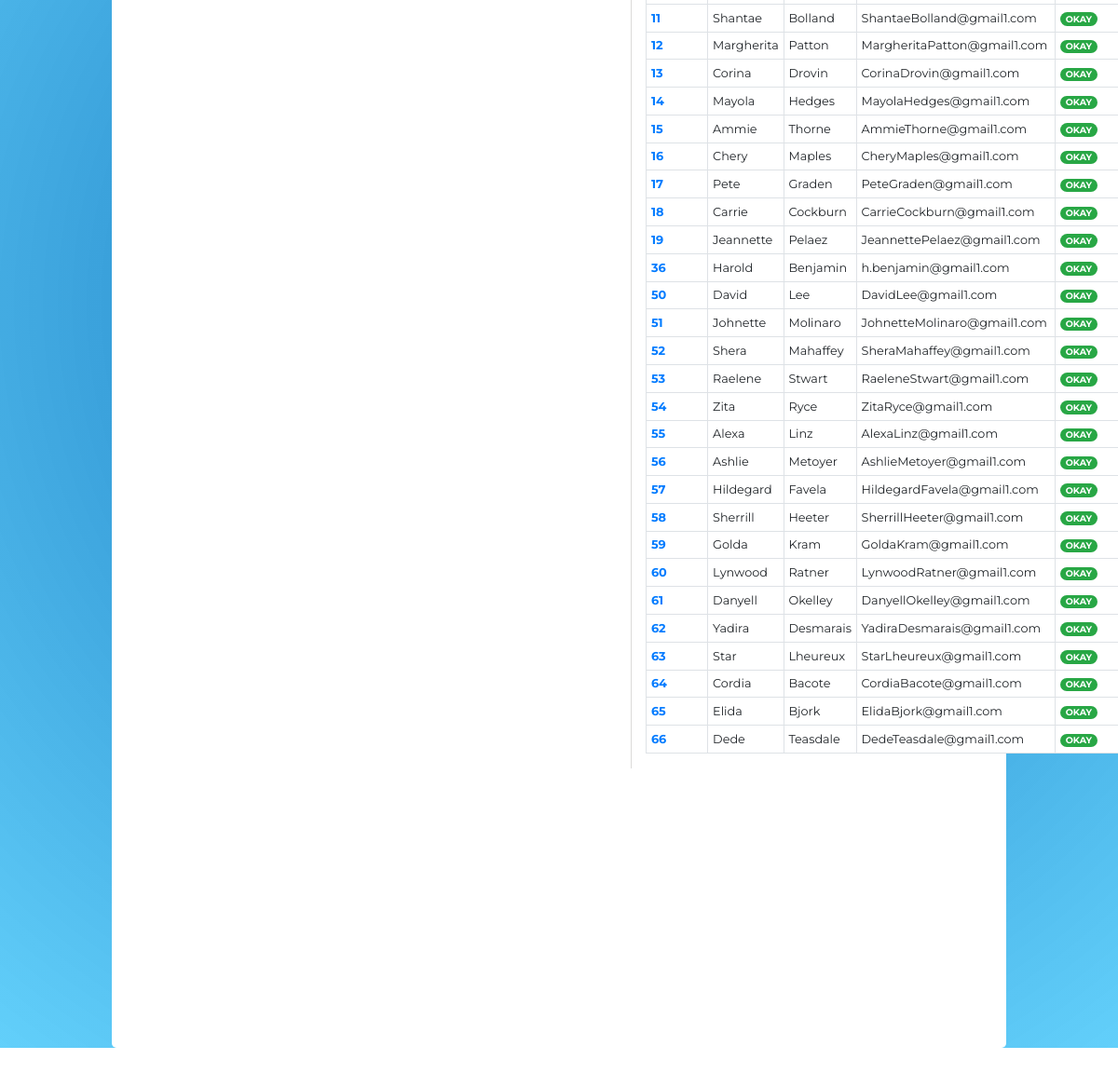
/console/company/1/ (signed in, lower part), run on an earlier commit of the app's database.
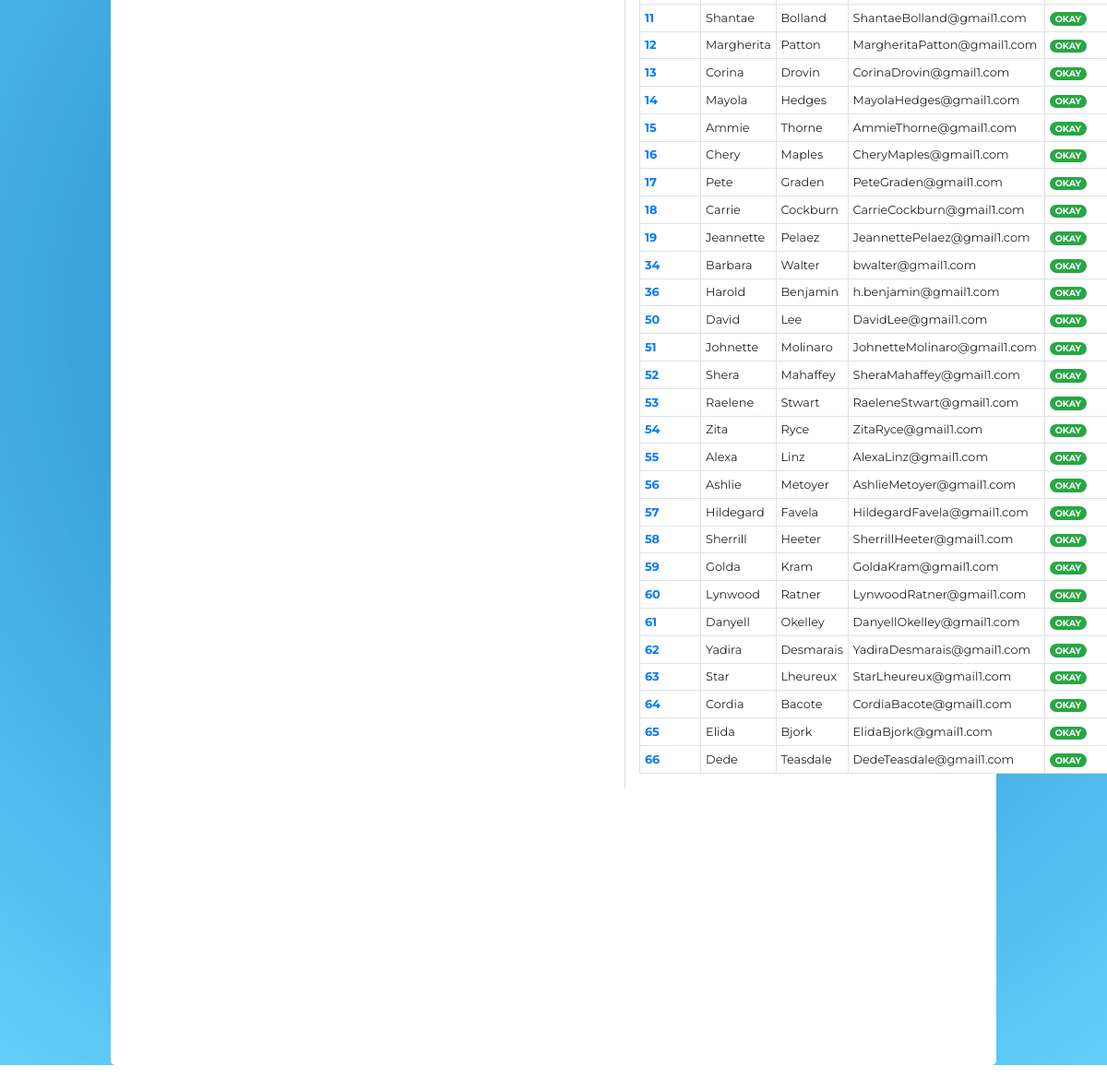
And on a later commit of the database.
### request_form_app/models.py (models this page shows, shortened)
class Request(models.Model):
	request_source_choices = (
		('none','None'),
		('email','Email'),
		('phone','Phone'),
		('web','Web')
		)
	priority_choices = (
		('low','Low'),
		('medium','Medium'),
		('high','High')
		)
	stage_choices = (
		('new','New'),
		('in progress','In Progress'),
		('ready to review','Ready for Review'),
		('ready for consumer','Ready for Consumer'),
		('completed', 'Completed'),
		('past due', 'Past Due')
		)
	request_choices = (
		('yes','Yes please'),
		('no', 'Not right now')
		)
	data_ready_to_send_choices = (
		('yes','Yes'),
		('no','No')
		)
	status_choices = (
		('green','Green'),
		('yellow','Yellow'),
		('orange','Orange'),
		('red','Red'),
		)
	consumer = models.ForeignKey(Consumer, on_delete=models.CASCADE,null=True,blank=True)
	company_requested = models.ForeignKey(Company,on_delete=models.CASCADE,null=True,blank=True)
	request_source = models.CharField(max_length=20,choices=request_source_choices,default='none')
	website_source = models.URLField(max_length=200,blank=True)
	delete_request = models.CharField(max_length=5,choices=request_choices,default='no')
	what_request = models.CharField(max_length=5,choices=request_choices,default='no')
	who_request = models.CharField(max_length=5,choices=request_choices,default='no')
	opt_out_request = models.CharField(max_length=5,choices=request_choices,default='no')
	priority = models.CharField(max_length=10,choices=priority_choices,default='low')
	escalated = models.BooleanField(null=True)
	stage = models.CharField(max_length=20,choices=stage_choices,default='new')
	created_at = models.DateField(auto_now_add=True)
	updated_at = models.DateField(auto_now=True)
	first_name = models.CharField(max_length=256,blank=False)
	last_name = models.CharField(max_length=256,blank=False)
	email = models.EmailField(max_length=256,blank=False)
	alternative_email = models.EmailField(max_length=256,blank=True)
	phone = models.CharField(max_length=13,blank=True)
	alternative_phone = models.CharField(max_length=13,blank=True)
	primary_address = models.CharField(max_length=256,blank=True)
	primary_address_line_two = models.CharField(max_length=256,blank=True)
	primary_city = models.CharField(max_length=256,blank=True)
	primary_state = USStateField(null=True,blank=True)
	primary_zip = USZipCodeField(null=True,blank=True)
	primary_country = models.CharField(max_length=256,blank=True)
	alternative_address = models.CharField(max_length=256,blank=True)
	alternative_address_line_two = models.CharField(max_length=256,blank=True)
	alternative_city = models.CharField(max_length=256,blank=True)
	alternative_state = models.CharField(max_length=256,blank=True)
	alternative_country = models.CharField(max_length=256,blank=True)
	ssn = USSocialSecurityNumberField(null=True,blank=True)
	driver_license_number = models.CharField(max_length=10,blank=True)
	driver_license_state = models.CharField(max_length=2,blank=True)
	date_of_birth = models.DateField(null=True,blank=True)
	terms_of_service_signed = models.BooleanField(default=False)
	data_ready_to_send = models.CharField(max_length=5,choices=data_ready_to_send_choices,default='no')
	status = models.CharField(max_length=10,choices=status_choices,default='green')
	days_open = models.IntegerField(default='1',null=False)

### user_console/views.py (the view)
# urls.py: path('company/<int:pk>/',views.CompanyDetailView.as_view(),name='company_detail'),
class CompanyDetailView(LoginRequiredMixin,DetailView):
	model = Company
	template_name = 'user_console/company_detail.html'
	login_url = '/console/login/'
	def get_context_data(self, **kwargs):
		context = super(CompanyDetailView,self).get_context_data(**kwargs)
		pk = self.kwargs.get('pk')
		context['related_requests_list'] = Request.objects.filter(company_requested_id=pk)
		return context

### accounts/models.py (called while the page is built)
	@property
	def is_active(self):
		return self.staff

### user_console/templates/user_console/company_detail.html (shortened to what this page needs)
{% extends 'user_console/console_base.html' %}
{% load staticfiles %}
{% block css_block %}
	<link rel="stylesheet" type="text/css" href="{% static 'user_console/request_detail.css' %}">
{% endblock %}
{% block main_block %}
	<div class="container-fullwidth">
		<div class="container-fullwidth" id="data-container" >
			<div class="jumbotron" id="data-jumbo" style="padding-bottom: 300px">
				<div class="row">
					<div class="col-4">
					</div>
					<div class="col-3">
					</div>
					<div class="col-5 pt-3" id="related-list-col">
						<table class="table table-light table-bordered table-hover table-sm" id="request-table" style="background-color: white">
								{% for request in related_requests_list %}
									{% if request.status == 'red' %}
									<tr>
										<th scope="row"><a href="{% url 'user_console:request_detail' pk=request.pk %}">{{ request.pk }}</a></th>
										<td>{{ request.first_name }}</td>
										<td>{{ request.last_name }}</td>
										<td>{{request.email}}</td>
										<td><span class="badge badge-pill badge-danger">CRITICAL</span></td>
									</tr>
									{% else %}
									<tr>
										<th scope="row"><a href="{% url 'user_console:request_detail' pk=request.pk %}">{{ request.pk }}</a></th>
										<td>{{ request.first_name }}</td>
										<td>{{ request.last_name }}</td>
										<td>{{request.email}}</td>
										<td><span class="badge badge-pill badge-success">OKAY</span></td>
									</tr>
									{% endif %}
								{% endfor %}
					</div>
				</div>
			</div>
		</div>
	</div>
{% endblock %}

What changed in the data, as far as the page shows it:
now on this page (row edited): Request: pk "34", first_name "Barbara", last_name "Walter", email "bwalter@gmail1.com"
